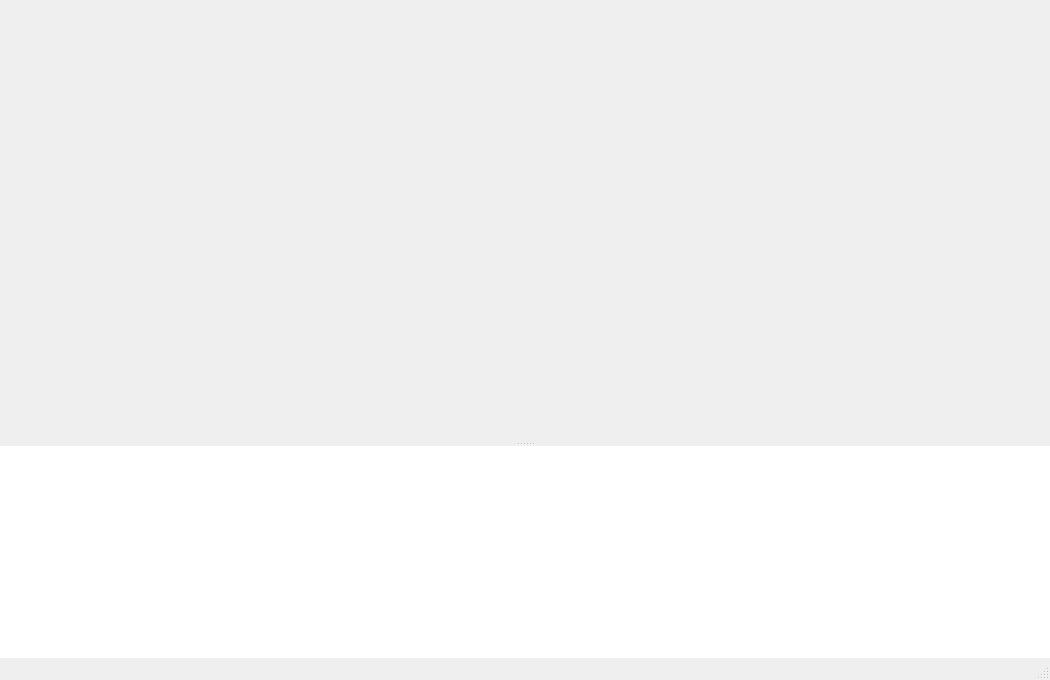
<?xml version="1.0" encoding="UTF-8"?>
<ui version="4.0">
 <class>MainWindow</class>
 <widget class="QMainWindow" name="MainWindow">
  <property name="geometry">
   <rect>
    <x>0</x>
    <y>0</y>
    <width>1050</width>
    <height>680</height>
   </rect>
  </property>
  <property name="windowTitle">
   <string>MainWindow</string>
  </property>
  <property name="styleSheet">
   <string notr="true">QMainWindow::separator {
  width: 1px;
}

QToolButton {
	font-size: 13px;
}
</string>
  </property>
  <widget class="QWidget" name="centralWidget">
   <layout class="QVBoxLayout" name="verticalLayout">
    <property name="leftMargin">
     <number>0</number>
    </property>
    <property name="topMargin">
     <number>0</number>
    </property>
    <property name="rightMargin">
     <number>0</number>
    </property>
    <property name="bottomMargin">
     <number>0</number>
    </property>
    <item>
     <widget class="QSplitter" name="splitter">
      <property name="orientation">
       <enum>Qt::Vertical</enum>
      </property>
      <widget class="QFrame" name="frame">
       <property name="sizePolicy">
        <sizepolicy hsizetype="Expanding" vsizetype="Expanding">
         <horstretch>0</horstretch>
         <verstretch>0</verstretch>
        </sizepolicy>
       </property>
       <property name="frameShape">
        <enum>QFrame::NoFrame</enum>
       </property>
       <layout class="QHBoxLayout" name="horizontalLayout">
        <property name="leftMargin">
         <number>0</number>
        </property>
        <property name="topMargin">
         <number>0</number>
        </property>
        <property name="rightMargin">
         <number>0</number>
        </property>
        <property name="bottomMargin">
         <number>0</number>
        </property>
        <item>
         <widget class="MainPlotWidget" name="plotWidget" native="true">
          <property name="minimumSize">
           <size>
            <width>500</width>
            <height>400</height>
           </size>
          </property>
         </widget>
        </item>
       </layout>
      </widget>
      <widget class="QPlainTextEdit" name="loggerWidget">
       <property name="frameShape">
        <enum>QFrame::NoFrame</enum>
       </property>
       <property name="frameShadow">
        <enum>QFrame::Plain</enum>
       </property>
       <property name="lineWidth">
        <number>1</number>
       </property>
       <property name="readOnly">
        <bool>true</bool>
       </property>
       <property name="tabStopWidth">
        <number>120</number>
       </property>
      </widget>
     </widget>
    </item>
   </layout>
  </widget>
  <widget class="QMenuBar" name="menubar">
   <property name="geometry">
    <rect>
     <x>0</x>
     <y>0</y>
     <width>1050</width>
     <height>22</height>
    </rect>
   </property>
  </widget>
  <widget class="QStatusBar" name="statusbar">
   <property name="enabled">
    <bool>true</bool>
   </property>
  </widget>
  <action name="openAboutDialogAction">
   <property name="text">
    <string>About</string>
   </property>
   <property name="menuRole">
    <enum>QAction::NoRole</enum>
   </property>
  </action>
 </widget>
 <customwidgets>
  <customwidget>
   <class>MainPlotWidget</class>
   <extends>QWidget</extends>
   <header>.plot</header>
   <container>1</container>
  </customwidget>
 </customwidgets>
 <resources/>
 <connections/>
</ui>
